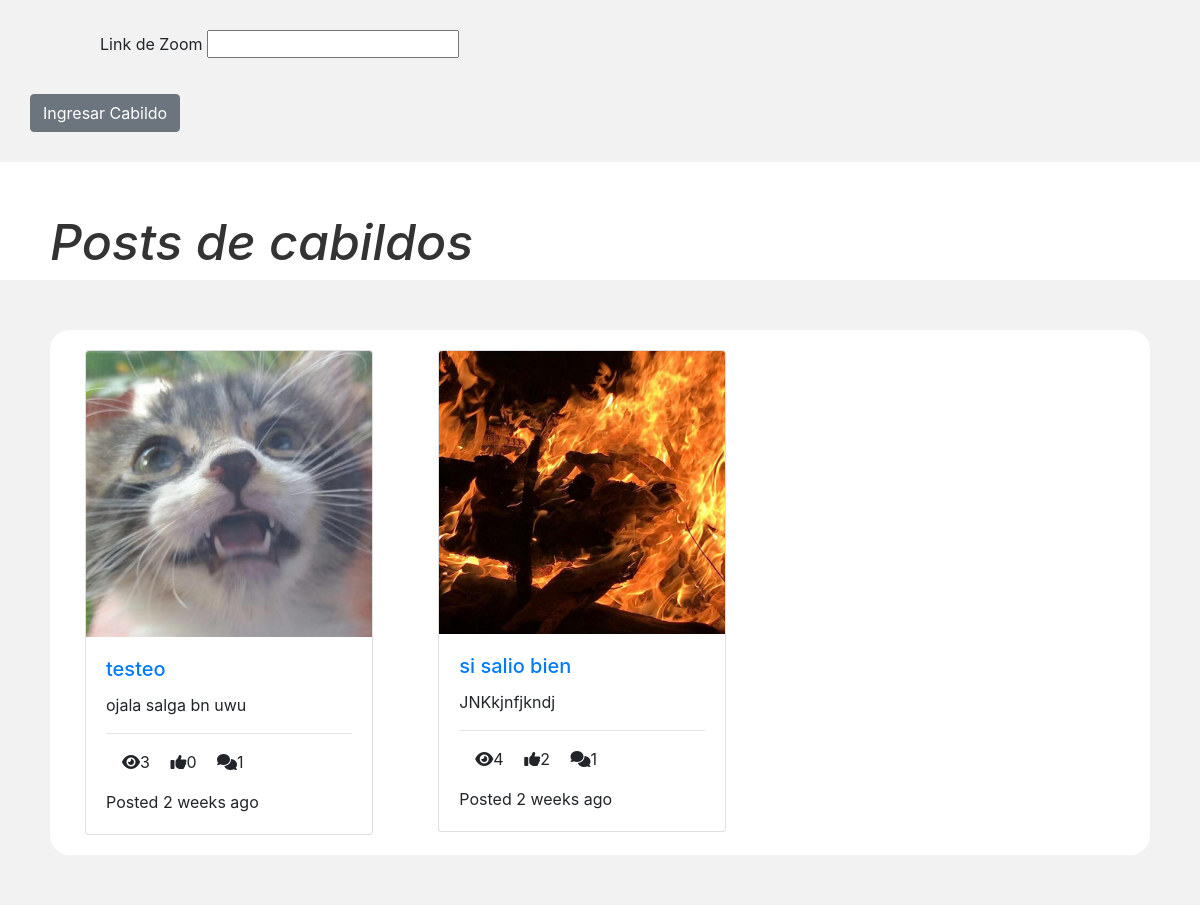
Page /blog (lower part) on the earlier database version.
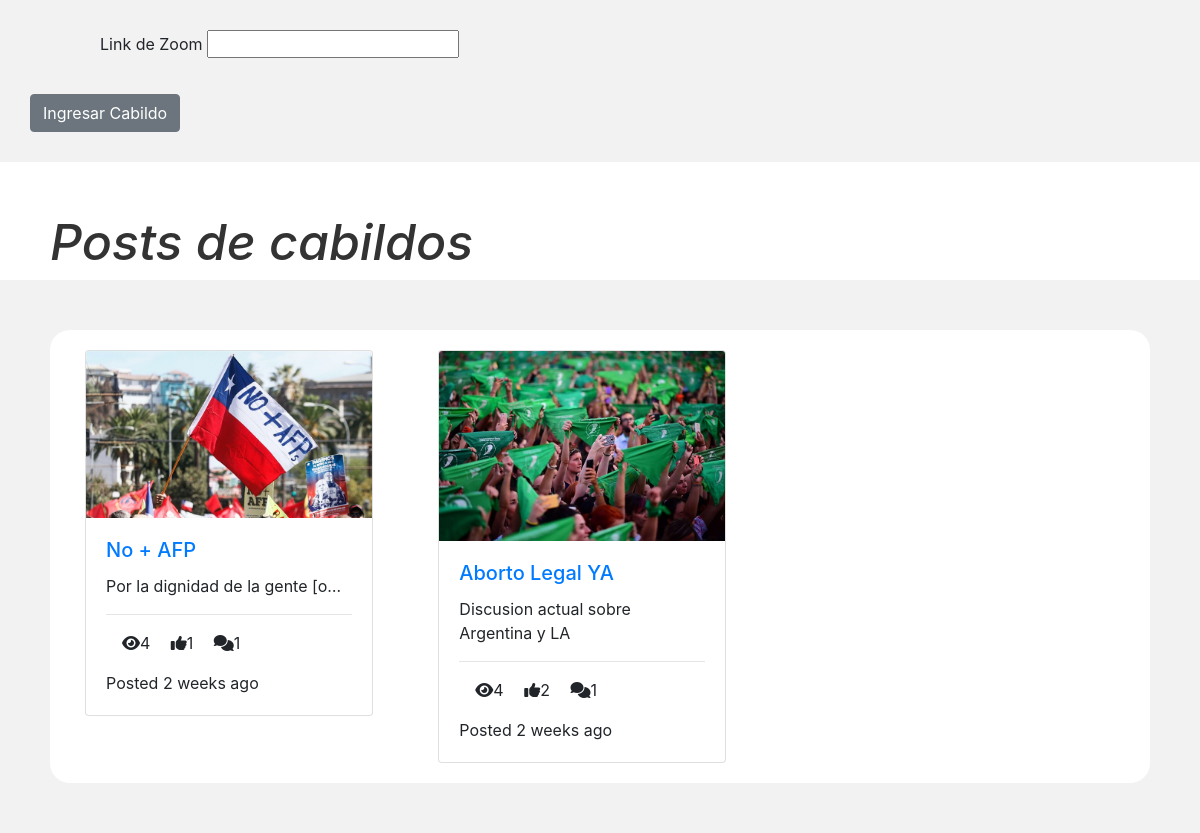
Same page on the later database version.
### posts/models.py (models this page shows, shortened)
class Post(models.Model):
    title = models.CharField(max_length=100)
    content = models.TextField()
    thumbnail = models.ImageField()
    publish_date = models.DateTimeField(auto_now_add=True)
    last_update = models.DateTimeField(auto_now = True)
    author = models.ForeignKey(User, on_delete=models.CASCADE)
    slug = models.SlugField()
    def get_absolute_url(self):
        return reverse("detail", kwargs={
            'slug': self.slug
        })
    @property
    def get_comment_count(self):
        return self.comment_set.all().count()
    @property
    def get_view_count(self):
        return self.postview_set.all().count()
    @property
    def get_like_count(self):
        return self.like_set.all().count()

### posts/views.py (the view, shortened to what this page needs)
# urls.py: path('blog', PostListView.as_view(), name='list'),
class PostListView(ListView):
    model = Post
    form_class = CrearCabildo
    def get_context_data(self, **kwargs):
        context = super(PostListView, self).get_context_data(**kwargs)
        context['cabildo_form'] = CrearCabildo()
        conceptos_Valores = get_conceptos_Valores()
        conceptos_Derechos = get_conceptos_Derechos()
        conceptos_Deberes = get_conceptos_Deberes()
        conceptos_Instituciones = get_conceptos_Instituciones()
        json_conceptos_Valores = json.dumps(conceptos_Valores)
        json_conceptos_Derechos =json.dumps(conceptos_Derechos)
        json_conceptos_Deberes = json.dumps(conceptos_Deberes)
        json_conceptos_Instituciones = json.dumps(conceptos_Instituciones)
        context['json_conceptos_Valores'] = json_conceptos_Valores
        context['json_conceptos_Derechos'] = json_conceptos_Derechos
        context['json_conceptos_Deberes'] = json_conceptos_Deberes
        context['json_conceptos_Instituciones'] = json_conceptos_Instituciones
        return context

### cabildos/forms.py
class CrearCabildo(ModelForm):
    class Meta:
        model = Cabildo
        fields = '__all__'

### cabildos/models.py (called while the page is built)
def get_conceptos_Valores():
    return Valores

def get_conceptos_Derechos():
    return Derechos

def get_conceptos_Deberes():
    return Deberes

def get_conceptos_Instituciones():
    return Instituciones

### templates/posts/post_list.html (shortened to what this page needs)
{% extends 'base.html' %}
{% load static %}
{% block content %}
    <div class='container'>
        <div class = 'row'>
        {% for object in object_list %}
            <div class = 'col-4'>
                <div class="card" style="width: 18rem;">
                    <img src="{{ object.thumbnail.url }}" class="card-img-top" alt="...">
                    <div class="card-body">
                        <a href = '{{ object.get_absolute_url }}'>
                            <h5 class="card-title">{{object.title}}</h5>
                        </a>
                        <p class="card-text">{{ object.content|truncatechars:40 }}</p>
                        <hr/>
                        <p>
                            <span><i class = 'fas fa-eye ml-3'></i>{{ object.get_view_count }}</span>
                            <span><i class = 'fas fa-thumbs-up ml-3'></i>{{ object.get_like_count }}</span>
                            <span><i class = 'fas fa-comments ml-3'></i>{{ object.get_comment_count }}</span>
                        </p>
                        <p class = 'card-text'>
                            Posted {{ object.publish_date|timesince }} ago
                        </p>
                    </div>
                </div>
            </div>
        {% endfor %}
        </div>
    </div>
{% endblock content %}

### templates/base.html (shortened to what this page needs)
{% load static %}
<!DOCTYPE html>
<html lang="es">
<head>
        <link rel="stylesheet" href="{% static '/css/estilos.css' %}">
        <link rel="stylesheet" href="https://cdn.jsdelivr.net/npm/bootstrap@4.5.3/dist/css/bootstrap.min.css">
</head>
<body>
    <main>
        <section>
                <div>
                    <div id="cabildo-form">
                        <form method="POST" action="">
                            <div class="cabildo-form-inside">
                                <label>Link de Zoom</label>
                                {{cabildo_form.link}}
                            </div>
                           <div class="btn-ingresar-cabildo">
                               <button type="submit" class="btn btn-secondary">Ingresar Cabildo</button>
                           </div>
                       </form>
                    </div>
                </div>
            </section>
            <section>
                <h1 class="titulo-cabildos">Posts de cabildos</h1>
            </section class="contenedor-cabildos">
            <section class="contenedor-cabildos">
                <div class="contenedor-feed">
                    <div class="margen-posts">
                        {% block content %}
                        {% endblock content %}
                    </div>
                </div>
            </section>
    </main>
</body>
</html>

### static/css/estilos.css (style rules this page uses)
* { margin: 0; padding: 0; box-sizing: border-box; }
body { font-family: 'open sans'; }
.contenedor-cabildos { padding: 50px; background: #f2f2f2; display: flex; justify-content: space-evenly; }
body { font-family: "Lato", sans-serif; }
.titulo-cabildos { padding-left: 50px; padding-top: 50px; font-size: 50px; font-style: italic; color: #333; }
#cabildo-form { background: #f2f2f2; align-content: left; align-self: left; }
.cabildo-form-inside { padding-top: 60px; padding-left: 100px; align-content: left; align-self: left; }
.btn-ingresar-cabildo { padding-top: 30px; padding-bottom: 30px; padding-left: 30px; }
.contenedor-feed { height: auto; width: 3000px; border-radius: 20px; background-color: rgb(255, 255, 255); background-size: auto; position: relative; }
.margen-posts { padding: 20px 20px 20px 20px; position: relative; align-items: center; justify-items: center; }

Differences in the rows shown:
changed Post: thumbnail: a different picture; title "testeo" → "No + AFP"; content "ojala salga bn uwu" → "Por la dignidad de la gente [o…"; get_view_count "3" → "4"; get_like_count "0" → "1"
changed Post: thumbnail: a different picture; title "si salio bien" → "Aborto Legal YA"; content "JNKkjnfjkndj" → "Discusion actual sobre Argentina y LA"
